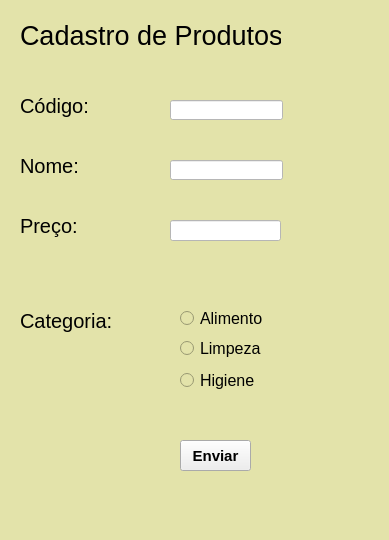
<?xml version="1.0" encoding="UTF-8"?>
<ui version="4.0">
 <class>MainWindow</class>
 <widget class="QMainWindow" name="MainWindow">
  <property name="geometry">
   <rect>
    <x>0</x>
    <y>0</y>
    <width>389</width>
    <height>540</height>
   </rect>
  </property>
  <property name="windowTitle">
   <string>MainWindow</string>
  </property>
  <property name="styleSheet">
   <string notr="true">background-color: rgb(227, 227, 170)
</string>
  </property>
  <widget class="QWidget" name="centralwidget">
   <widget class="QLabel" name="label">
    <property name="geometry">
     <rect>
      <x>20</x>
      <y>10</y>
      <width>261</width>
      <height>51</height>
     </rect>
    </property>
    <property name="font">
     <font>
      <pointsize>20</pointsize>
     </font>
    </property>
    <property name="text">
     <string>Cadastro de Produtos</string>
    </property>
   </widget>
   <widget class="QLabel" name="label_2">
    <property name="geometry">
     <rect>
      <x>20</x>
      <y>90</y>
      <width>71</width>
      <height>31</height>
     </rect>
    </property>
    <property name="font">
     <font>
      <pointsize>15</pointsize>
     </font>
    </property>
    <property name="text">
     <string>Código:</string>
    </property>
   </widget>
   <widget class="QLabel" name="label_3">
    <property name="geometry">
     <rect>
      <x>20</x>
      <y>150</y>
      <width>61</width>
      <height>31</height>
     </rect>
    </property>
    <property name="font">
     <font>
      <pointsize>15</pointsize>
     </font>
    </property>
    <property name="text">
     <string>Nome:</string>
    </property>
   </widget>
   <widget class="QLabel" name="label_4">
    <property name="geometry">
     <rect>
      <x>20</x>
      <y>210</y>
      <width>61</width>
      <height>31</height>
     </rect>
    </property>
    <property name="font">
     <font>
      <pointsize>15</pointsize>
     </font>
    </property>
    <property name="text">
     <string>Preço:</string>
    </property>
   </widget>
   <widget class="QLineEdit" name="lineEdit">
    <property name="geometry">
     <rect>
      <x>170</x>
      <y>100</y>
      <width>113</width>
      <height>20</height>
     </rect>
    </property>
    <property name="styleSheet">
     <string notr="true">background-color: rgb(255, 255, 255);</string>
    </property>
   </widget>
   <widget class="QLineEdit" name="lineEdit_2">
    <property name="geometry">
     <rect>
      <x>170</x>
      <y>160</y>
      <width>113</width>
      <height>20</height>
     </rect>
    </property>
    <property name="styleSheet">
     <string notr="true">background-color: rgb(255, 255, 255);</string>
    </property>
   </widget>
   <widget class="QLineEdit" name="lineEdit_3">
    <property name="geometry">
     <rect>
      <x>170</x>
      <y>220</y>
      <width>111</width>
      <height>21</height>
     </rect>
    </property>
    <property name="styleSheet">
     <string notr="true">background-color: rgb(255, 255, 255);</string>
    </property>
   </widget>
   <widget class="QRadioButton" name="radioButton">
    <property name="geometry">
     <rect>
      <x>180</x>
      <y>310</y>
      <width>82</width>
      <height>17</height>
     </rect>
    </property>
    <property name="font">
     <font>
      <pointsize>12</pointsize>
     </font>
    </property>
    <property name="text">
     <string>Alimentos</string>
    </property>
   </widget>
   <widget class="QRadioButton" name="radioButton_2">
    <property name="geometry">
     <rect>
      <x>180</x>
      <y>340</y>
      <width>82</width>
      <height>17</height>
     </rect>
    </property>
    <property name="font">
     <font>
      <pointsize>12</pointsize>
     </font>
    </property>
    <property name="text">
     <string>Limpeza</string>
    </property>
   </widget>
   <widget class="QRadioButton" name="radioButton_3">
    <property name="geometry">
     <rect>
      <x>180</x>
      <y>370</y>
      <width>81</width>
      <height>21</height>
     </rect>
    </property>
    <property name="font">
     <font>
      <pointsize>12</pointsize>
     </font>
    </property>
    <property name="text">
     <string>Higiene</string>
    </property>
   </widget>
   <widget class="QLabel" name="label_5">
    <property name="geometry">
     <rect>
      <x>20</x>
      <y>300</y>
      <width>91</width>
      <height>41</height>
     </rect>
    </property>
    <property name="font">
     <font>
      <pointsize>15</pointsize>
     </font>
    </property>
    <property name="text">
     <string>Categoria:</string>
    </property>
   </widget>
   <widget class="QPushButton" name="pushButton">
    <property name="geometry">
     <rect>
      <x>180</x>
      <y>440</y>
      <width>71</width>
      <height>31</height>
     </rect>
    </property>
    <property name="font">
     <font>
      <pointsize>11</pointsize>
      <weight>75</weight>
      <bold>true</bold>
     </font>
    </property>
    <property name="styleSheet">
     <string notr="true">background-color: rgb(238, 238, 238);</string>
    </property>
    <property name="text">
     <string>Enviar</string>
    </property>
   </widget>
  </widget>
  <widget class="QMenuBar" name="menubar">
   <property name="geometry">
    <rect>
     <x>0</x>
     <y>0</y>
     <width>389</width>
     <height>21</height>
    </rect>
   </property>
  </widget>
  <widget class="QStatusBar" name="statusbar"/>
 </widget>
 <resources/>
 <connections/>
</ui>
